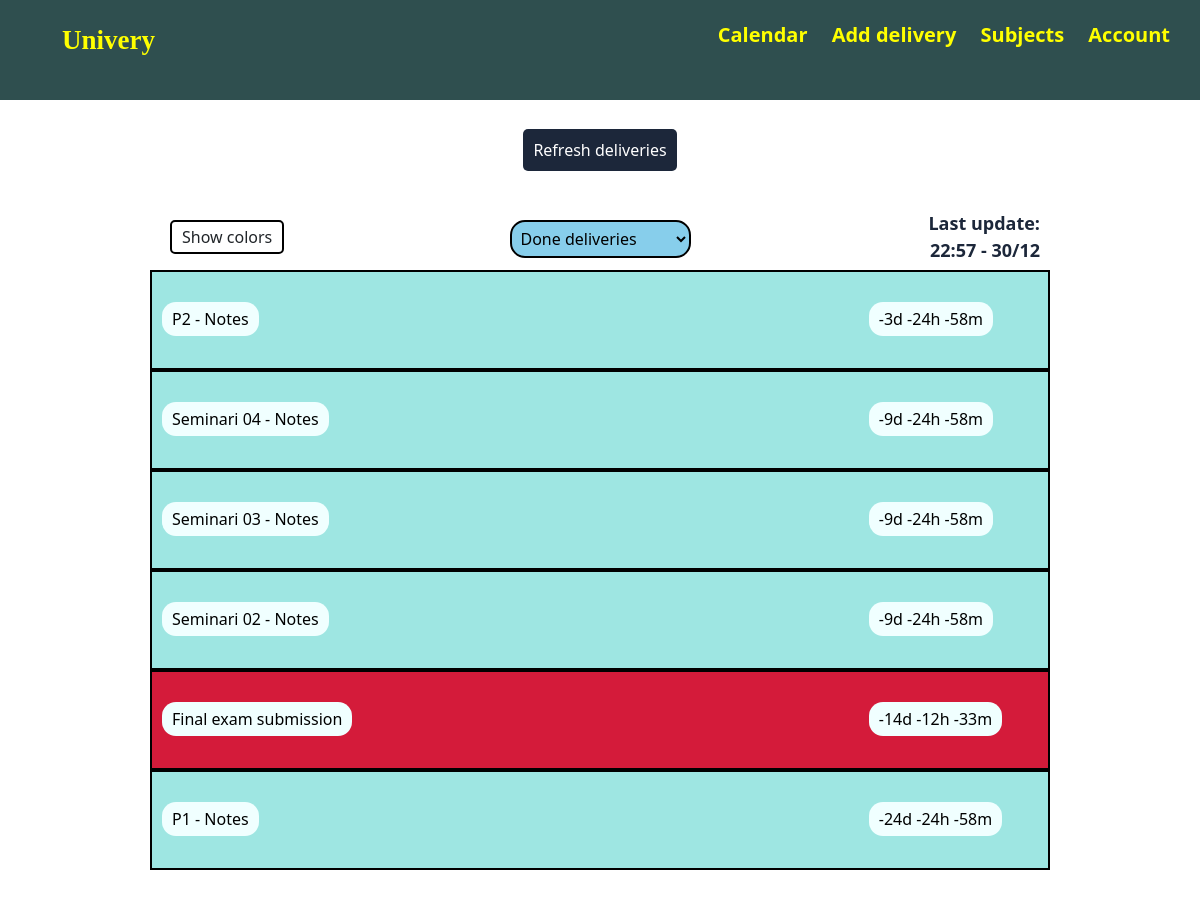
The app's page /done (signed in) with its own data.
### app/models.py (models this page shows, shortened)
class User(db.Model, UserMixin):
    id = db.Column(db.Integer, primary_key=True)
    fullname = db.Column(db.String(50), nullable=False)
    identification = db.Column(db.String(15), unique=True, nullable=False)
    password = db.Column(db.String(60), nullable=False)
    deliveries = db.relationship('Delivery', backref='user', lazy=True)
    subjects = db.relationship('Subject', backref='user', lazy=True)
    last_update = db.Column(db.DateTime, nullable=True)

class Delivery(db.Model):
    id = db.Column(db.Integer, primary_key=True)
    name = db.Column(db.String(50), nullable=False)
    description = db.Column(db.String(400))
    toDate = db.Column(db.DateTime, nullable=True)
    toDateStr = db.Column(db.String(20), nullable=True)
    url = db.Column(db.String(300), nullable=True)
    user_id = db.Column(db.Integer, db.ForeignKey('user.id'), nullable=False)
    subject_id = db.Column(db.Integer, db.ForeignKey('subject.id'), nullable=False)
    isDone = db.Column(db.Boolean, nullable=False, default=False)
    isEliminated = db.Column(db.Boolean, nullable=False, default=False)

### app/main/routes.py (the view)
@main.route("/done")
@login_required
def done_deliveries():
    return render_template('delivery/done-deliveries.html', title="Done",
            deliveries=filter_deliveries(
                current_user.deliveries,
                lambda d: d.isDone and not d.isEliminated),
            date_format=DATE_FORMAT)

### app/deliveries/utils.py (called while the page is built)
def filter_deliveries(deliveries, restriction):
    deliveries = [(i, db.session.query(Subject).filter_by(
        identification=i.subject_id,
        user_id=current_user.id).first()
        ) for i in deliveries if restriction(i)]
    return list(reversed(sorted(deliveries, key=lambda x: x[0].toDate)))

### app/models.py (called while the page is built)
@login_manager.user_loader
def load_user(user_id):
    return User.query.get(int(user_id))

### app/templates/delivery/done-deliveries.html (shortened to what this page needs)
{% extends "home.html" %}
{% block deliveries %}
<div class="menu">
    <div class="colors">
        <p id="colors-btn">Show colors</p>
    </div>
    <div class="dropdown">
        <select class="delivery-dropdown" id="delivery-type"  onchange="deliveryType()">
            <option selected value="done">Done deliveries</option>
        </select>
    </div>
    {% if current_user.last_update %}
        <div class="last-update">
            <p>Last update: <br>{{current_user.last_update.strftime("%H:%M - %d/%m") }}</p>
        </div>
    {% endif %}
</div>
<div id="done" class="delivery-container">
    {% if deliveries|length > 0 %}
        {% for delivery, subject in deliveries %}
            <div onclick="openPopup([
                    '{{delivery.name}}',
                    '{{delivery.description}}',
                    '{{delivery.toDate}}',
                    '{{delivery.url}}',
                    'Undone',
                    '{{subject.name}}',
                    '{{subject.id}}',
                    '{{delivery.id}}'
                    ], 'None')"
                    class="delivery-block" style="background-color: {{subject.color}};">
                <div class="delivery-name">
                    <p>{{delivery.name}}</p>
                </div>
                <div class="delivery-date">
                    <p class="time">{{delivery.toDate}}</p>
                </div>
            </div>
        {% endfor %}
    {% else %}
        <div class="delivery-block">
                <div class="delivery-name">
                    <p class="vcenter">No done deliveries</p>
                </div>
        </div>
    {% endif %}
</div>
{% endblock deliveries %}

### app/static/style.css (style rules this page uses)
* { margin: 0; padding: 0; box-sizing: border-box; }
.delivery-container { width: min(80%, 900px); margin: 0 auto; height: 600px; overflow-y: scroll; }
.delivery-block { border: 2px solid black; height: 100px; margin-bottom: 0px; cursor: pointer; }
.delivery-name { width: 80%; float: left; height: 100px; vertical-align: middle; padding-left: 10px; padding-right: 10px; display: inline-block; padding-top: 30px; }
.delivery-name p { background-color: azure; color: black; width: fit-content; padding: 5px 10px; border-radius: 14px; }
.delivery-date { width: 20%; float: left; height: 100px; vertical-align: middle; display: inline-block; padding-top: 30px; }
.delivery-date p { background-color: azure; color: black; width: fit-content; padding: 5px 10px; border-radius: 14px; }
.time { color: chartreuse; }
.menu { width: min(80%, 900px); margin: 0 auto; height: 70px; }
.colors { float: left; width: 30%; height: 100%; }
.colors p { width: fit-content; margin-left: 20px; margin-top: 20px; padding: 3px 10px; border: 2px solid black; border-radius: 5px; background-color: white; cursor: help; }
.last-update { float: left; width: 30%; height: 100%; }
.last-update p { text-align: right; font-size: 18px; color: #1c273a; font-weight: 600; margin-top: 10px; margin-right: 10px; }
.dropdown { height: 100%; float: left; width: 40%; text-align: center; }
.delivery-dropdown { margin-top: 20px; float: center; background-color: skyblue; padding: 5px; border: 2px solid black; border-radius: 15px; }

### records on screen
User: last_update "22:57 - 30/12"
Delivery: name "P2 - Notes"
Delivery: name "Seminari 04 - Notes"
Delivery: name "Seminari 03 - Notes"
Delivery: name "Seminari 02 - Notes"
Delivery: name "Final exam submission"
Delivery: name "P1 - Notes"
